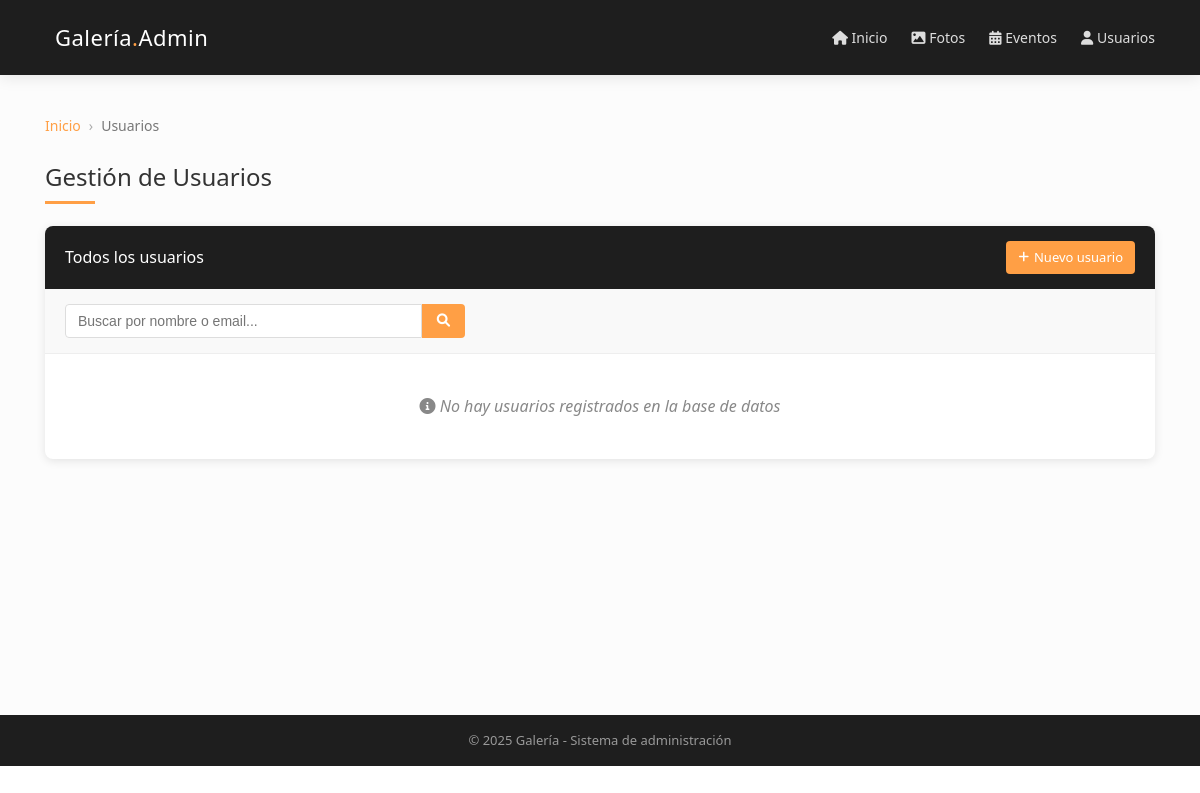
Before: /views/tablaUser.php with the older database file.
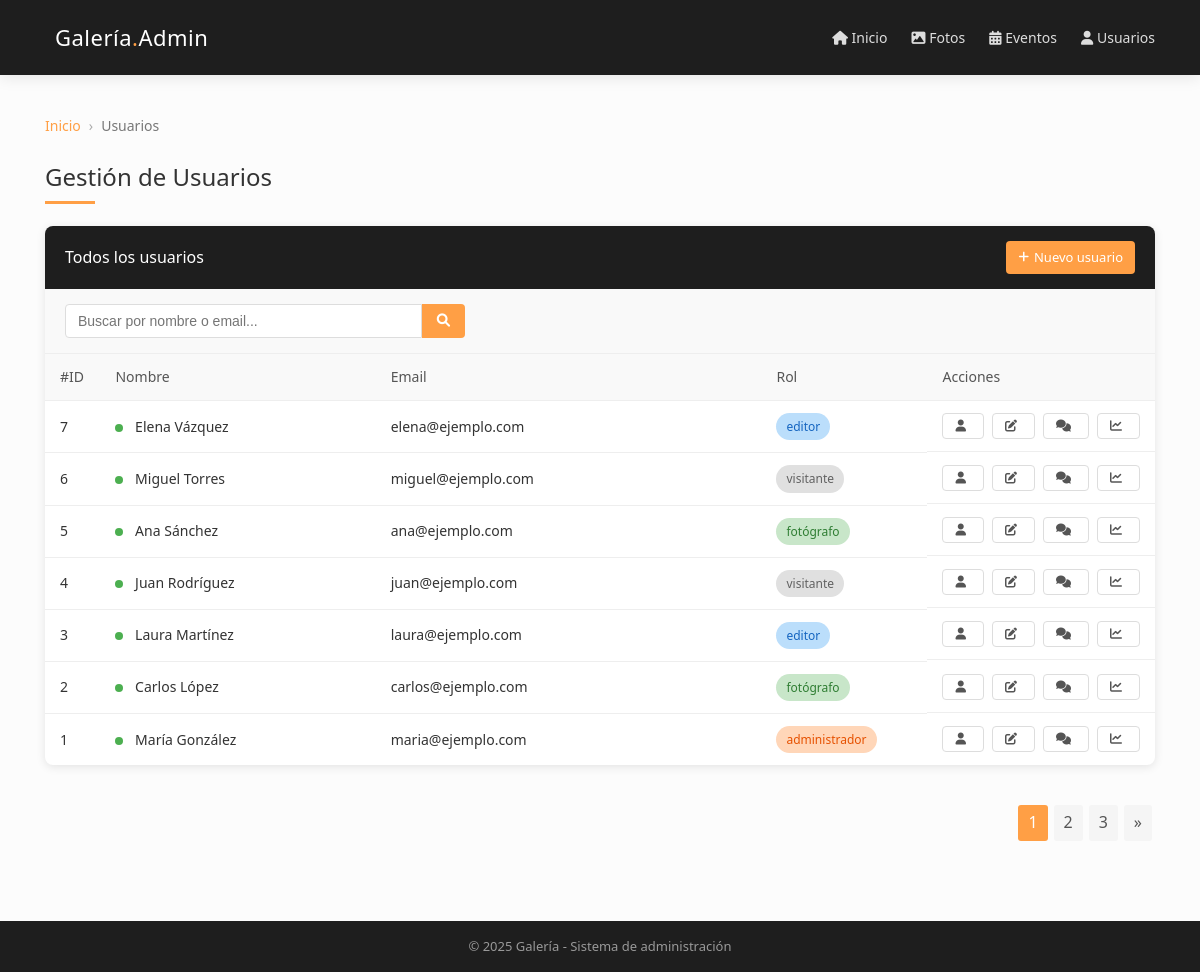
After: the same page with the newer database file.
### tables this page shows
CREATE TABLE usuarios (
    id_usuario INT AUTO_INCREMENT PRIMARY KEY,
    nombre VARCHAR(60) NOT NULL,
    email VARCHAR(100) UNIQUE,
    rol VARCHAR(50) DEFAULT 'visitante'
);

### views/tablaUser.php (the view, shortened to what this page needs)
<?php
$servername = "localhost";
$username = "root";
$password = "";
$dbname = "galeria";
$conn = new mysqli($servername, $username, $password, $dbname);
$sql = "SELECT id_usuario, nombre, email, rol FROM usuarios ORDER BY id_usuario DESC";
$result = $conn->query($sql);
?>
<!DOCTYPE html>
<html lang="es">
<head>
    <link rel="stylesheet" href="https://cdnjs.cloudflare.com/ajax/libs/font-awesome/6.0.0-beta3/css/all.min.css">
</head>
<body>
    <header>
        <div class="container">
            <div class="header-content">
                <div class="logo">
                    <h1>Galería<span class="logo-accent">.</span>Admin</h1>
                </div>
                <div class="header-nav">
                    <a href="#"><i class="fas fa-home"></i> Inicio</a>
                    <a href="#"><i class="fas fa-image"></i> Fotos</a>
                    <a href="#"><i class="fas fa-calendar-alt"></i> Eventos</a>
                    <a href="#" class="active"><i class="fas fa-user"></i> Usuarios</a>
                </div>
            </div>
        </div>
    </header>
    <main>
        <div class="container">
            <ul class="breadcrumb">
                <li><a href="#">Inicio</a></li>
                <li>Usuarios</li>
            </ul>
            <h2 class="page-title">Gestión de Usuarios</h2>
            <div class="card">
                <div class="card-header">
                    <span class="card-title">Todos los usuarios</span>
                    <a href="#" class="btn btn-primary">
                        <i class="fas fa-plus"></i> Nuevo usuario
                    </a>
                </div>
                <div class="search-container">
                    <form class="search-box">
                        <input type="text" class="search-input" placeholder="Buscar por nombre o email...">
                        <button type="submit" class="search-btn">
                            <i class="fas fa-search"></i>
                        </button>
                    </form>
                </div>
                <div class="card-body">
                    <?php if ($result->num_rows > 0): ?>
                        <table>
                            <thead>
                                <tr>
                                    <th width="5%">#ID</th>
                                    <th width="25%">Nombre</th>
                                    <th width="35%">Email</th>
                                    <th width="15%">Rol</th>
                                    <th width="20%">Acciones</th>
                                </tr>
                            </thead>
                            <tbody>
                                <?php while($row = $result->fetch_assoc()): ?>
                                    <tr>
                                        <td><?php echo $row["id_usuario"]; ?></td>
                                        <td>
                                            <span class="status-indicator status-active"></span>
                                            <?php echo htmlspecialchars($row["nombre"]); ?>
                                        </td>
                                        <td><?php echo htmlspecialchars($row["email"]); ?></td>
                                        <td>
                                            <?php
                                            $rol_class = "rol-visitante";
                                            switch ($row["rol"]) {
                                                case "administrador":
                                                    $rol_class = "rol-admin";
                                                    break;
                                                case "fotógrafo":
                                                case "fotografo":
                                                    $rol_class = "rol-fotografo";
                                                    break;
                                                case "editor":
                                                    $rol_class = "rol-editor";
                                                    break;
                                            }
                                            ?>
                                            <span class="rol-badge <?php echo $rol_class; ?>">
                                                <?php echo htmlspecialchars($row["rol"]); ?>
                                            </span>
                                        </td>
                                        <td class="actions">
                                            <a href="#" class="btn btn-outline" title="Ver perfil">
                                                <i class="fas fa-user"></i>
                                            </a>
                                            <a href="#" class="btn btn-outline" title="Editar">
                                                <i class="fas fa-edit"></i>
                                            </a>
                                            <a href="#" class="btn btn-outline" title="Ver comentarios">
                                                <i class="fas fa-comments"></i>
                                            </a>
                                            <a href="#" class="btn btn-outline" title="Ver actividad">
                                                <i class="fas fa-chart-line"></i>
                                            </a>
                                        </td>
                                    </tr>
                                <?php endwhile; ?>
                            </tbody>
                        </table>
                    <?php else: ?>
                        <div class="empty-table">
                            <i class="fas fa-info-circle"></i> No hay usuarios registrados en la base de datos
                        </div>
                    <?php endif; ?>
                </div>
            </div>
            <?php if ($result->num_rows > 0): ?>
                <div class="pagination">
                    <a href="#" class="active">1</a>
                    <a href="#">2</a>
                    <a href="#">3</a>
                    <a href="#">&raquo;</a>
                </div>
            <?php endif; ?>
        </div>
    </main>
    <footer>
        <div class="container">
            <p>&copy; <?php echo date("Y"); ?> Galería - Sistema de administración</p>
        </div>
    </footer>
</body>
</html>

### views/tablaUser.php (style rules this page uses)
:root { --negro-suave: #1E1E1E; --negro-claro: #2D2D2D; --naranja-suave: #FF9F45; --naranja-claro: #FFB37B; --blanco: #FFFFFF; --gris-claro: #F5F5F5; --gris-medio: #E0E0E0; --sombra: rgba(0, 0, 0, 0.1); }
* { margin: 0; padding: 0; box-sizing: border-box; }
body { background-color: var(--blanco); color: #333; font-family: 'Segoe UI', Roboto, 'Helvetica Neue', Arial, sans-serif; line-height: 1.6; }
.container { width: 95%; max-width: 1200px; margin: 0 auto; padding: 0 15px; }
header { background-color: var(--negro-suave); color: var(--blanco); padding: 20px 0; box-shadow: 0 2px 15px var(--sombra); position: relative; }
.logo { display: flex; align-items: center; }
.logo h1 { font-size: 22px; font-weight: 500; letter-spacing: 0.5px; margin-left: 10px; }
.logo-accent { color: var(--naranja-suave); }
.header-content { display: flex; justify-content: space-between; align-items: center; }
.header-nav a { color: #DDD; text-decoration: none; margin-left: 20px; font-size: 14px; transition: color 0.3s; }
main { padding: 40px 0; background-color: #FCFCFC; min-height: calc(100vh - 160px); }
.page-title { margin-bottom: 30px; position: relative; color: #333; font-weight: 400; font-size: 24px; }
.page-title::after { content: ''; position: absolute; left: 0; bottom: -8px; width: 50px; height: 3px; background-color: var(--naranja-suave); }
.card { background-color: var(--blanco); border-radius: 8px; box-shadow: 0 2px 10px var(--sombra); overflow: hidden; margin-bottom: 40px; }
.card-header { padding: 15px 20px; background-color: var(--negro-suave); color: var(--blanco); display: flex; justify-content: space-between; align-items: center; }
.card-title { font-size: 16px; font-weight: 500; }
.card-body { padding: 0; }
.search-container { padding: 15px 20px; background-color: #f9f9f9; border-bottom: 1px solid #eee; }
.search-box { display: flex; max-width: 400px; }
.search-input { flex: 1; padding: 8px 12px; border: 1px solid #ddd; border-radius: 4px 0 0 4px; outline: none; font-size: 14px; }
.search-btn { background-color: var(--naranja-suave); color: white; border: none; padding: 0 15px; border-radius: 0 4px 4px 0; cursor: pointer; }
table { width: 100%; border-collapse: collapse; }
th { background-color: #f9f9f9; color: #555; font-weight: 500; text-align: left; padding: 12px 15px; font-size: 14px; border-bottom: 1px solid #eee; }
td { padding: 12px 15px; border-bottom: 1px solid #eee; font-size: 14px; color: #333; }
tr:last-child td { border-bottom: none; }
.rol-badge { padding: 4px 10px; border-radius: 20px; font-size: 12px; display: inline-block; font-weight: 500; }
.rol-admin { background-color: #FFD6B8; color: #E65100; }
.rol-fotografo { background-color: #C8E6C9; color: #2E7D32; }
.rol-editor { background-color: #BBDEFB; color: #1565C0; }
.rol-visitante { background-color: #E0E0E0; color: #616161; }
.actions { display: flex; gap: 8px; }
.btn { display: inline-flex; align-items: center; padding: 6px 12px; border-radius: 4px; text-decoration: none; font-weight: 500; font-size: 13px; cursor: pointer; transition: all 0.2s ease; border: none; }
.btn i { margin-right: 5px; font-size: 12px; }
.btn-primary { background-color: var(--naranja-suave); color: #FFF; }
.btn-outline { background-color: transparent; color: #555; border: 1px solid #ddd; }
footer { background-color: var(--negro-suave); color: #999; text-align: center; padding: 15px 0; font-size: 13px; }
.pagination { display: flex; justify-content: flex-end; margin-top: 20px; margin-bottom: 40px; }
.pagination a { display: inline-block; padding: 5px 10px; margin: 0 3px; border-radius: 3px; text-decoration: none; color: #555; background-color: #f5f5f5; transition: all 0.2s; }
.pagination a.active { background-color: var(--naranja-suave); color: white; }
.breadcrumb { display: flex; list-style: none; margin-bottom: 20px; padding: 0; }
.breadcrumb li { font-size: 14px; color: #777; }
.breadcrumb li:not(:last-child)::after { content: '›'; margin: 0 8px; color: #aaa; }
.breadcrumb a { color: var(--naranja-suave); text-decoration: none; }
.status-indicator { display: inline-block; width: 8px; height: 8px; border-radius: 50%; margin-right: 8px; }
.status-active { background-color: #4CAF50; }
.empty-table { text-align: center; padding: 40px 20px; color: #888; font-style: italic; }

Changed rows visible on the page:
added usuarios: id_usuario "7", nombre "Elena Vázquez", email "elena@ejemplo.com", rol "editor"
added usuarios: id_usuario "6", nombre "Miguel Torres", email "miguel@ejemplo.com", rol "visitante"
added usuarios: id_usuario "5", nombre "Ana Sánchez", email "ana@ejemplo.com", rol "fotógrafo"
added usuarios: id_usuario "4", nombre "Juan Rodríguez", email "juan@ejemplo.com", rol "visitante"
added usuarios: id_usuario "3", nombre "Laura Martínez", email "laura@ejemplo.com", rol "editor"
added usuarios: id_usuario "2", nombre "Carlos López", email "carlos@ejemplo.com", rol "fotógrafo"
added usuarios: id_usuario "1", nombre "María González", email "maria@ejemplo.com", rol "administrador"
Other visible differences:
text no longer shown: "No hay usuarios registrados en la base de datos"
text now shown: "#ID Nombre Email Rol Acciones 1 2 3 »"
